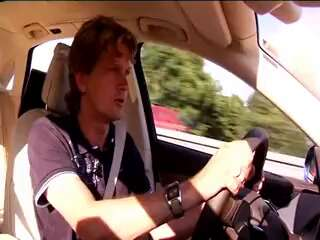
#> input picture General/ImageProcessing/vidout/video0_000.jpg, 320 x 240 px, found by its file name
$ python montage_concat_image.py
#> lines starting #> are read from the running program, lines starting #| are printed output that depends on the picture
# import cv2 library
import cv2

# read the images
img1 = cv2.imread('video0_000.jpg',0)
#> img1: shape (240, 320); min 0, max 255, mean 116.6
img2 = cv2.imread('video0_001.jpg',0)
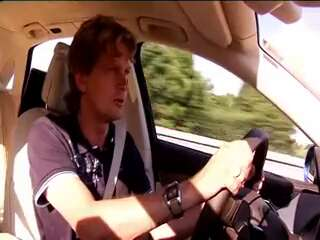
#> input picture General/ImageProcessing/vidout/video0_001.jpg, 320 x 240 px, found by its file name
#> img2: shape (240, 320); min 0, max 255, mean 116.5
img3 = cv2.imread('video0_002.jpg',0)
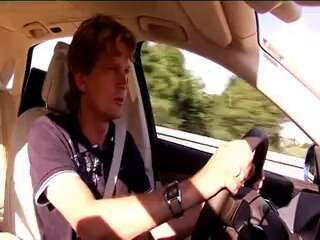
#> input picture General/ImageProcessing/vidout/video0_002.jpg, 320 x 240 px, found by its file name
#> img3: shape (240, 320); min 0, max 255, mean 116.4
img4 = cv2.imread('video0_003.jpg',0)
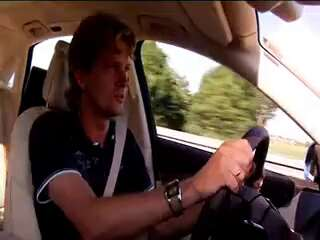
#> input picture General/ImageProcessing/vidout/video0_003.jpg, 320 x 240 px, found by its file name
#> img4: shape (240, 320); min 0, max 255, mean 84.9
img5 = cv2.imread('video0_004.jpg',0)
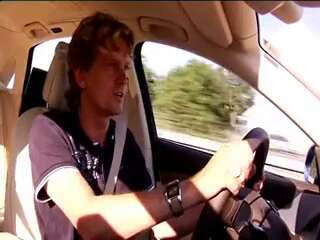
#> input picture General/ImageProcessing/vidout/video0_004.jpg, 320 x 240 px, found by its file name
#> img5: shape (240, 320); min 0, max 255, mean 121.8
img6 = cv2.imread('video0_005.jpg',0)
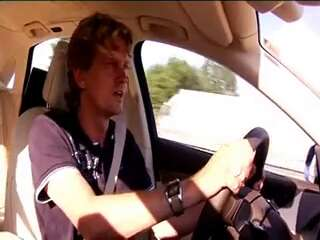
#> input picture General/ImageProcessing/vidout/video0_005.jpg, 320 x 240 px, found by its file name
#> img6: shape (240, 320); min 0, max 255, mean 128.6
img7 = cv2.imread('video0_006.jpg',0)
img8 = cv2.imread('video0_007.jpg',0)
img9 = cv2.imread('video0_008.jpg',0)
img10 = cv2.imread('video0_009.jpg',0)
# img2 = cv2.imread('/video0/video0_001.jpg')

# cv2.imshow('image',img1)
# cv2.waitKey(0)
# cv2.destroyAllWindows()

# define a function for vertically
# concatenating images of the
# same size  and horizontally
def concat_vh(list_2d):

      # return final image
    return cv2.vconcat([cv2.hconcat(list_h)
                        for list_h in list_2d])
# image resizing
img1_s = cv2.resize(img1, dsize = (0,0),
                    fx = 0.5, fy = 0.5)
img2_s = cv2.resize(img2, dsize = (0,0),
                    fx = 0.5, fy = 0.5)
img3_s = cv2.resize(img3, dsize = (0,0),
                    fx = 0.5, fy = 0.5)
img4_s = cv2.resize(img4, dsize = (0,0),
                    fx = 0.5, fy = 0.5)
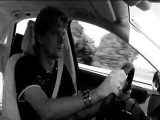
#> img4_s: shape (120, 160); min 0, max 255, mean 85
img5_s = cv2.resize(img5, dsize = (0,0),
                    fx = 0.5, fy = 0.5)
img6_s = cv2.resize(img6, dsize = (0,0),
                    fx = 0.5, fy = 0.5)
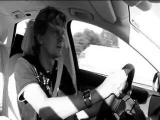
#> img6_s: shape (120, 160); min 0, max 255, mean 128.7
#> (the run stopped early here; a loop or call above may not have finished)
